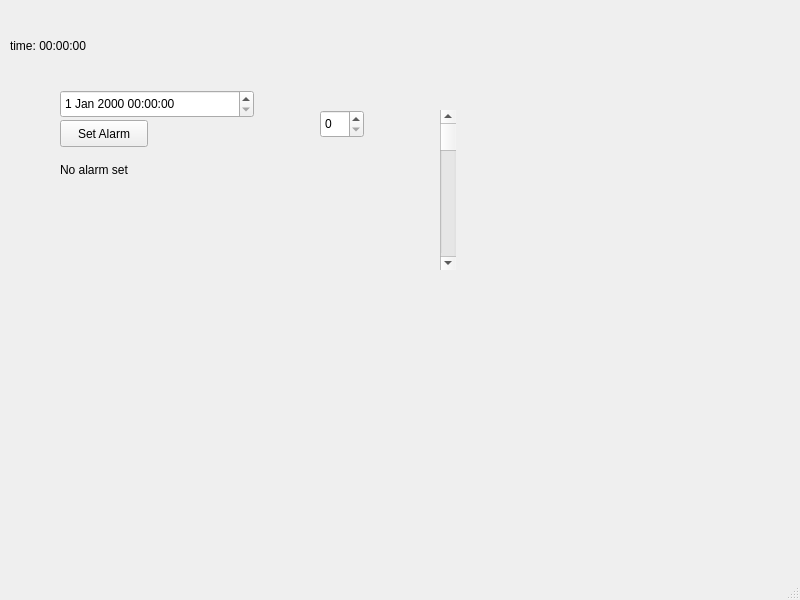
<?xml version="1.0" encoding="UTF-8"?>
<ui version="4.0">
 <class>MainWindow</class>
 <widget class="QMainWindow" name="MainWindow">
  <property name="geometry">
   <rect>
    <x>0</x>
    <y>0</y>
    <width>800</width>
    <height>600</height>
   </rect>
  </property>
  <property name="windowTitle">
   <string>MainWindow</string>
  </property>
  <widget class="QWidget" name="centralwidget">
   <widget class="QLabel" name="labelTime">
    <property name="geometry">
     <rect>
      <x>10</x>
      <y>20</y>
      <width>401</width>
      <height>51</height>
     </rect>
    </property>
    <property name="text">
     <string>time: 00:00:00</string>
    </property>
   </widget>
   <widget class="QDateTimeEdit" name="dateTimeEditAlarm">
    <property name="geometry">
     <rect>
      <x>60</x>
      <y>90</y>
      <width>194</width>
      <height>28</height>
     </rect>
    </property>
   </widget>
   <widget class="QPushButton" name="pushButtonSetAlarm">
    <property name="geometry">
     <rect>
      <x>60</x>
      <y>120</y>
      <width>88</width>
      <height>27</height>
     </rect>
    </property>
    <property name="text">
     <string>Set Alarm</string>
    </property>
   </widget>
   <widget class="QLabel" name="labelAlarmStatus">
    <property name="geometry">
     <rect>
      <x>60</x>
      <y>160</y>
      <width>151</width>
      <height>19</height>
     </rect>
    </property>
    <property name="text">
     <string>No alarm set</string>
    </property>
   </widget>
   <widget class="QSpinBox" name="spinBox">
    <property name="geometry">
     <rect>
      <x>320</x>
      <y>110</y>
      <width>44</width>
      <height>28</height>
     </rect>
    </property>
   </widget>
   <widget class="QScrollBar" name="verticalScrollBar">
    <property name="geometry">
     <rect>
      <x>440</x>
      <y>110</y>
      <width>16</width>
      <height>160</height>
     </rect>
    </property>
    <property name="orientation">
     <enum>Qt::Vertical</enum>
    </property>
   </widget>
  </widget>
  <widget class="QMenuBar" name="menubar">
   <property name="geometry">
    <rect>
     <x>0</x>
     <y>0</y>
     <width>800</width>
     <height>24</height>
    </rect>
   </property>
  </widget>
  <widget class="QStatusBar" name="statusbar"/>
 </widget>
 <resources/>
 <connections/>
</ui>
